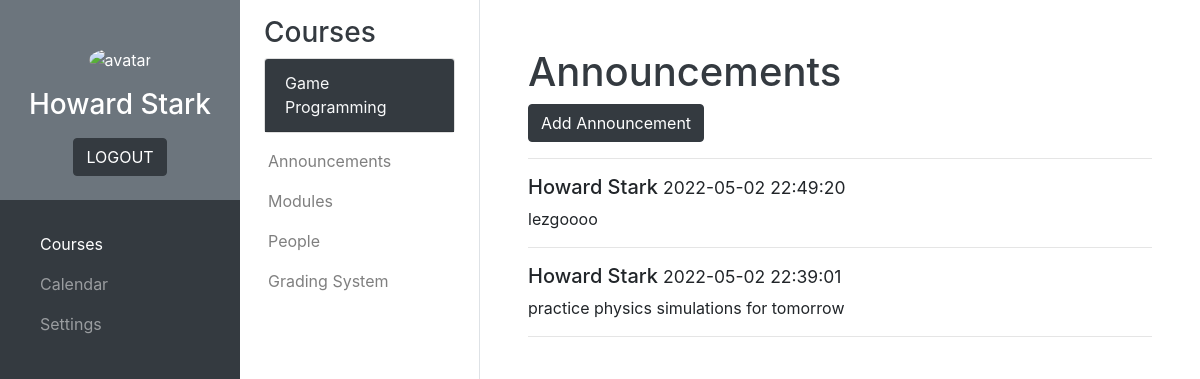
The page /courses/teacher/teacher_announcements.php (signed in) on the database its author committed.
### tables this page shows
CREATE TABLE `announcements` (
  `announcement_reference_number` int(11) NOT NULL,
  `Course_number` int(11) NOT NULL,
  `Date_posted` datetime NOT NULL,
  `Announcement_content` varchar(8000) NOT NULL
);

### php_scripts/connect.php (called while the page is built, shortened)
<?php
    $servername = "localhost";
    $username = "root";
    $password = "";
    $db = "school_management_db";
    $conn = new mysqli($servername, $username, $password, $db);
    function sql($comm) {
        global $conn;
        $result = $conn->query($comm);
        return $result;
    }
?>

### courses/teacher/teacher_announcements.php (the view, shortened to what this page needs)
<?php
    include('../../php_scripts/connect.php');
?>
<!DOCTYPE html>
<html lang="en">
    <head>
        <link rel="stylesheet" href="https://cdn.jsdelivr.net/npm/bootstrap@4.6.1/dist/css/bootstrap.min.css">
        <link rel="stylesheet" href="../../css/styles.css">
    </head>
    <body>
        <?php include('../../main_sidebar.php'); ?>
        <?php include('../courses_sub_sidebar_teacher.php'); ?>
        <main>
            <div id="announcements" class="container-fluid p-5">
                <h1 class="text-dark">Announcements</h1>
                <button type="button" class="btn btn-dark" data-toggle="modal" data-target="#announcement-modal">Add Announcement</button>
                <hr>
                <div id="content">
                    <?php
                        $course_number = $_SESSION["selected_course_number"];
                        $announcements = sql("SELECT Date_posted, Announcement_content FROM announcements WHERE Course_number = $course_number ORDER BY Date_posted DESC");
                        if ($announcements->num_rows > 0) {
                            while ($row = $announcements->fetch_assoc()) {
                                echo "<h5>" . $_SESSION['first_name'] . " " . $_SESSION['family_name'] . "<small> " . $row["Date_posted"] . "</small></h5>";
                                echo "<p>" . $row["Announcement_content"] . "</p>";
                                echo "<hr>";
                            }
                        }
                    ?>
                </div>
            </div>
        </main>
    </body>
</html>

### main_sidebar.php
<div class="bg-dark main-sidebar">
    <div class="bg-secondary text-center text-white">
        <img src="../../images/avatarSample.png" class="mt-5 rounded-circle" alt="avatar">
        <h3 class="my-3"><?php echo $_SESSION['first_name'] . " " . $_SESSION['family_name']?></h3>
        <a href="../../index.php" class="btn btn-dark mx-auto mb-4" role="button">LOGOUT</a>
    </div>
    <div class="p-3">
        <nav class="navbar navbar-expand-lg bg-dark navbar-dark">
            <ul class="navbar-nav flex-column">
                <li class="nav-item"><a href="student_announcements.php" class="nav-link active">Courses</a></li>
                <li class="nav-item"><a href="../../calendar.php" class="nav-link">Calendar</a></li>
                <li class="nav-item"><a href="../../settings.php" class="nav-link">Settings</a></li>
            </ul>
        </nav>
    </div>
</div>

### courses/courses_sub_sidebar_teacher.php (shortened to what this page needs)
<?php
    $assigned_courses = sql("SELECT Course_number FROM assigned_courses WHERE ID_number = '$id' ORDER BY Course_number");
?>
<div class="bg-white border-right sub-sidebar">
    <div class="container pt-3 px-4">
        <h3 class="text-dark">Courses</h3>
        <div class="card">
            <div class="card-header bg-dark">
                <a class="card-link text-light" data-toggle="collapse" href="#courseDropdownMenu"><?php echo $_SESSION['selected_course']?></a>
            </div>
        </div>
    </div>
    <div class="px-1 pb-1">
        <nav class="navbar navbar-expand-lg navbar-light">
            <ul class="navbar-nav flex-column">
                <li class="nav-item"><a href="teacher_announcements.php" class="nav-link">Announcements</a></li>
                <li class="nav-item"><a href="teacher_modules.php" class="nav-link">Modules</a></li>
                <li class="nav-item"><a href="teacher_people.php" class="nav-link">People</a></li>
                <li class="nav-item"><a href="teacher_grading_system.php" class="nav-link">Grading System</a></li>
            </ul>
        </nav>
    </div>
</div>

### css/styles.css (style rules this page uses)
.main-sidebar { position: fixed; top: 0; left: 0; width: 240px; height: 100vh; }
.sub-sidebar { position: fixed; top: 0; left: 240px; width: 240px; height: 100vh; }
main { margin-left: 480px; }

### rows shown on the page
announcements: Date_posted "2022-05-02 22:49:20", Announcement_content "lezgoooo"
announcements: Date_posted "2022-05-02 22:39:01", Announcement_content "practice physics simulations for tomorrow"

### other values the page prints
$_SESSION['first_name'] "Howard"
$_SESSION['family_name'] "Stark"
$_SESSION['selected_course'] "Game Programming"
